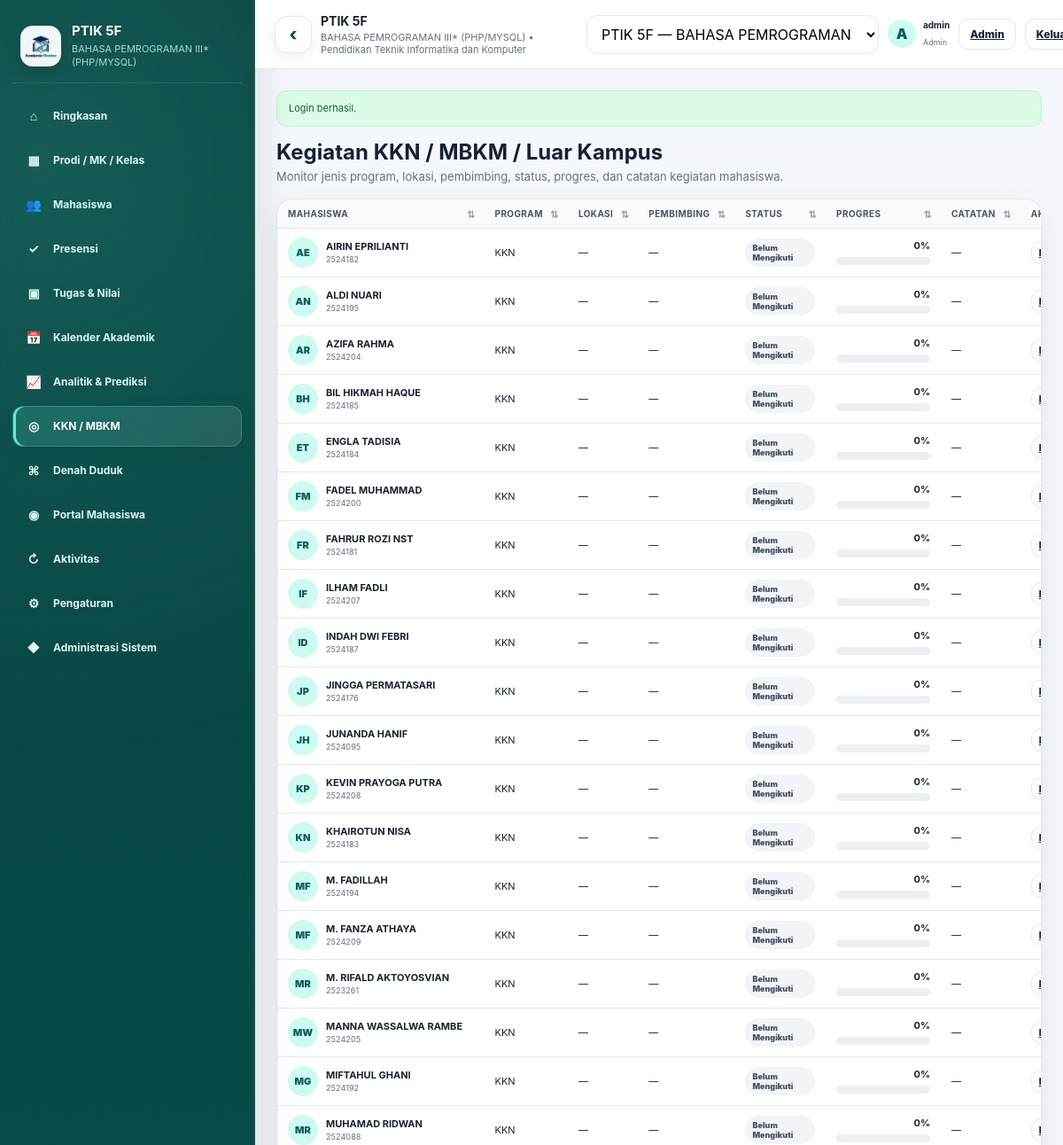
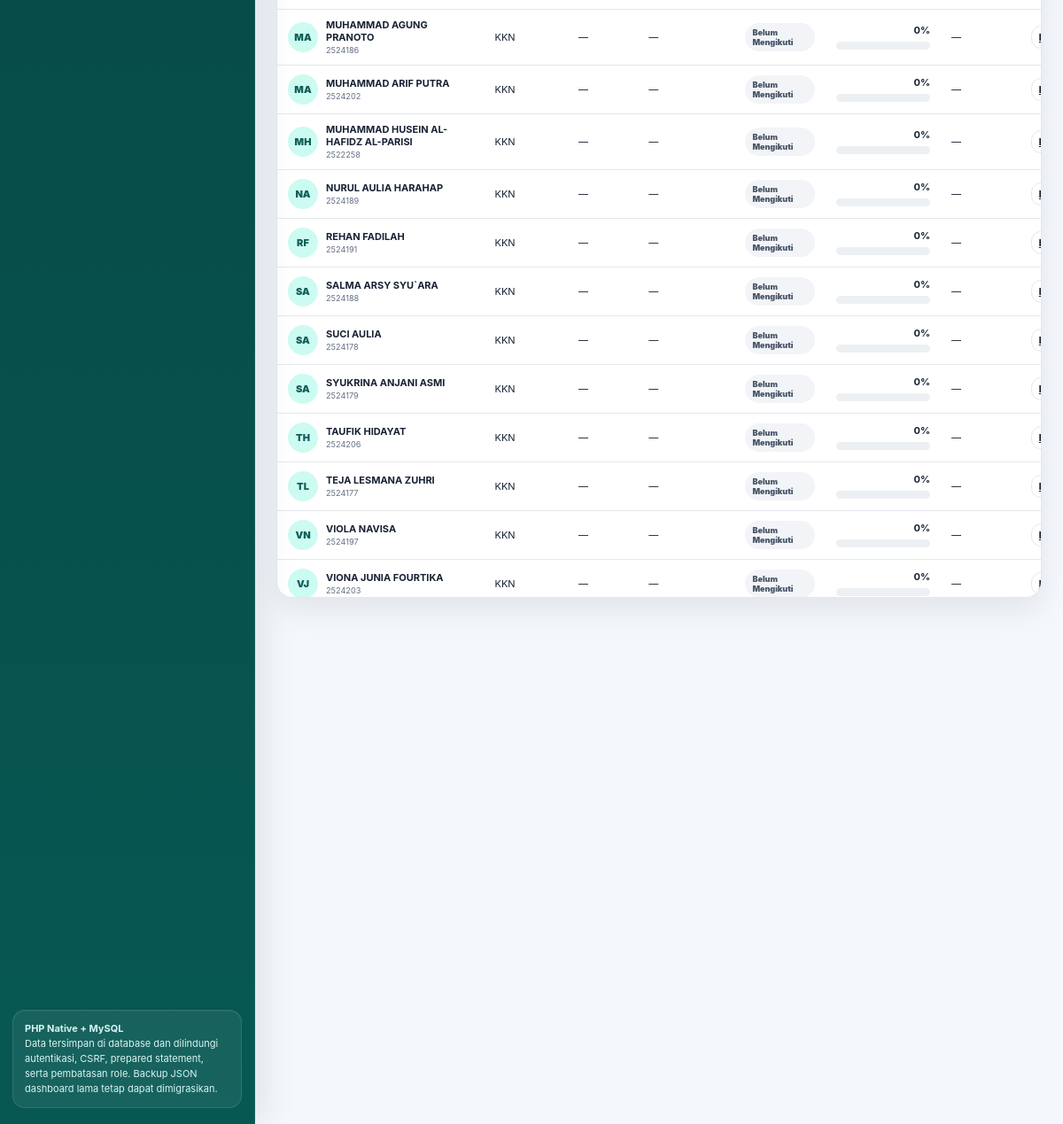
Screenshot of /dashboard.php?page=special&class_id=3 (signed in) with the database file from the repository (2 pictures, top to bottom).
### tables this page shows
CREATE TABLE `classes` (
  `id` bigint(20) UNSIGNED NOT NULL,
  `program_id` bigint(20) UNSIGNED NOT NULL,
  `course_id` bigint(20) UNSIGNED NOT NULL,
  `name` varchar(100) NOT NULL,
  `semester` varchar(30) NOT NULL DEFAULT '',
  `academic_year` varchar(30) NOT NULL DEFAULT '',
  `target` smallint(5) UNSIGNED NOT NULL DEFAULT 30,
  `meetings` tinyint(3) UNSIGNED NOT NULL DEFAULT 16,
  `lecturer` varchar(200) NOT NULL DEFAULT '',
  `pass_threshold` decimal(5,2) NOT NULL DEFAULT 60.00,
  `created_at` timestamp NOT NULL DEFAULT current_timestamp(),
  `updated_at` timestamp NOT NULL DEFAULT current_timestamp() ON UPDATE current_timestamp()
);

CREATE TABLE `courses` (
  `id` bigint(20) UNSIGNED NOT NULL,
  `program_id` bigint(20) UNSIGNED NOT NULL,
  `code` varchar(50) NOT NULL DEFAULT '',
  `name` varchar(200) NOT NULL,
  `credits` tinyint(3) UNSIGNED NOT NULL DEFAULT 0,
  `created_at` timestamp NOT NULL DEFAULT current_timestamp(),
  `updated_at` timestamp NOT NULL DEFAULT current_timestamp() ON UPDATE current_timestamp()
);

CREATE TABLE `programs` (
  `id` bigint(20) UNSIGNED NOT NULL,
  `code` varchar(50) NOT NULL DEFAULT '',
  `name` varchar(200) NOT NULL,
  `faculty` varchar(200) NOT NULL DEFAULT '',
  `created_at` timestamp NOT NULL DEFAULT current_timestamp(),
  `updated_at` timestamp NOT NULL DEFAULT current_timestamp() ON UPDATE current_timestamp()
);

CREATE TABLE `users` (
  `id` bigint(20) UNSIGNED NOT NULL,
  `student_id` bigint(20) UNSIGNED DEFAULT NULL,
  `username` varchar(100) NOT NULL,
  `email` varchar(190) NOT NULL DEFAULT '',
  `password_hash` varchar(255) NOT NULL,
  `role` enum('admin','dosen','mahasiswa') NOT NULL DEFAULT 'dosen',
  `is_active` tinyint(1) NOT NULL DEFAULT 1,
  `last_login_at` datetime DEFAULT NULL,
  `created_at` timestamp NOT NULL DEFAULT current_timestamp(),
  `updated_at` timestamp NOT NULL DEFAULT current_timestamp() ON UPDATE current_timestamp()
);

CREATE TABLE `class_enrollments` (
  `id` bigint(20) UNSIGNED NOT NULL,
  `class_id` bigint(20) UNSIGNED NOT NULL,
  `student_id` bigint(20) UNSIGNED NOT NULL,
  `registration_status` enum('Aktif','Cuti','Nonaktif','Lulus') NOT NULL DEFAULT 'Aktif',
  `payment_status` enum('Lunas','Belum Lunas','Cicilan') NOT NULL DEFAULT 'Lunas',
  `gpa` decimal(3,2) DEFAULT NULL,
  `target_gpa` decimal(3,2) DEFAULT NULL,
  `pc` varchar(20) DEFAULT NULL,
  `github_url` varchar(500) DEFAULT NULL,
  `colab_url` varchar(500) DEFAULT NULL,
  `drive_url` varchar(500) DEFAULT NULL,
  `note` text DEFAULT NULL,
  `created_at` timestamp NOT NULL DEFAULT current_timestamp(),
  `updated_at` timestamp NOT NULL DEFAULT current_timestamp() ON UPDATE current_timestamp()
);

CREATE TABLE `students` (
  `id` bigint(20) UNSIGNED NOT NULL,
  `nim` varchar(50) NOT NULL,
  `name` varchar(200) NOT NULL DEFAULT '',
  `email` varchar(190) NOT NULL DEFAULT '',
  `phone` varchar(50) NOT NULL DEFAULT '',
  `portal_pin_hash` varchar(255) DEFAULT NULL,
  `created_at` timestamp NOT NULL DEFAULT current_timestamp(),
  `updated_at` timestamp NOT NULL DEFAULT current_timestamp() ON UPDATE current_timestamp()
);

CREATE TABLE `special_activities` (
  `id` bigint(20) UNSIGNED NOT NULL,
  `enrollment_id` bigint(20) UNSIGNED NOT NULL,
  `type` varchar(100) NOT NULL DEFAULT 'KKN',
  `status` varchar(100) NOT NULL DEFAULT 'Belum Mengikuti',
  `location` varchar(250) NOT NULL DEFAULT '',
  `supervisor` varchar(200) NOT NULL DEFAULT '',
  `progress` tinyint(3) UNSIGNED NOT NULL DEFAULT 0,
  `note` text DEFAULT NULL,
  `created_at` timestamp NOT NULL DEFAULT current_timestamp(),
  `updated_at` timestamp NOT NULL DEFAULT current_timestamp() ON UPDATE current_timestamp()
);

### views/pages/special.php (the view, shortened to what the rows shown need)
<?php
$specialByEnrollment = [];
foreach ($specialActivities as $activity) {
    $specialByEnrollment[(int) $activity['enrollment_id']] = $activity;
}
?>
<section class="page active">
    <div class="card table-card">
        <div class="table-wrap">
            <table>
                <thead>
                <tr>
                    <th>Mahasiswa</th>
                    <th>Program</th>
                    <th>Lokasi</th>
                    <th>Pembimbing</th>
                    <th>Status</th>
                    <th>Progres</th>
                    <th>Catatan</th>
                    <th>Aksi</th>
                </tr>
                </thead>
                <tbody>
                <?php foreach ($students as $student): ?>
                    <?php
                    $special = $specialByEnrollment[(int) $student['enrollment_id']] ?? [
                        'type' => 'KKN',
                        'status' => 'Belum Mengikuti',
                        'location' => '',
                        'supervisor' => '',
                        'progress' => 0,
                        'note' => '',
                    ];
                    ?>
                    <tr>
                        <td>
                            <div class="student">
                                <div class="avatar">
                                    <?= e(initials((string) $student['name'], (string) $student['nim'])) ?>
                                </div>
                                <div>
                                    <strong><?= e(display_name($student)) ?></strong>
                                    <small><?= e($student['nim']) ?></small>
                                </div>
                            </div>
                        </td>
                        <td><?= e($special['type']) ?></td>
                        <td><?= e($special['location'] ?: '—') ?></td>
                        <td><?= e($special['supervisor'] ?: '—') ?></td>
                        <td>
                            <span class="badge <?= $special['status'] === 'Selesai' ? 'ok' : ($special['status'] === 'Berjalan' ? 'info' : 'neutral') ?>">
                                <?= e($special['status']) ?>
                            </span>
                        </td>
                        <td style="min-width:130px">
                            <div class="progress-row" style="margin:0">
                                <div class="progress-head">
                                    <strong><?= (int) $special['progress'] ?>%</strong>
                                </div>
                                <div class="bar">
                                </div>
                            </div>
                        </td>
                        <td><?= e($special['note'] ?: '—') ?></td>
                        <td>
                            <a
                                class="btn small"
                                href="<?= e(app_url('dashboard.php?page=special&class_id=' . $classId . '&edit_special=' . (int) $student['enrollment_id'] . '#special-form')) ?>"
                            >Edit</a>
                        </td>
                    </tr>
                <?php endforeach; ?>
                </tbody>
            </table>
        </div>
    </div>
</section>

### views/partials/layout_start.php (shortened to what the rows shown need)
<!DOCTYPE html>
<html lang="id">
<head>
    <link rel="stylesheet" href="<?= e(app_url('assets/css/app.css')) ?>">
</head>
<body>
<div class="app" id="appShell">
    <?php require APP_ROOT . '/views/partials/sidebar.php'; ?>
    <main class="main">
        <header class="topbar">
            <div class="context">
                <strong><?= e($classContext['name'] ?? 'Kelas') ?></strong>
                <small>
                    <?= e($classContext['course_name'] ?? 'Mata Kuliah') ?>
                    •
                    <?= e($classContext['program_name'] ?? 'Prodi') ?>
                </small>
            </div>
            <div class="top-user">
                <div class="avatar"><?= e(initials((string) ($user['username'] ?? ''), (string) ($user['id'] ?? ''))) ?></div>
                <div class="top-user-meta">
                    <strong><?= e($user['username'] ?? '') ?></strong>
                    <small><?= e(ucfirst((string) ($user['role'] ?? ''))) ?></small>
                </div>
            </div>
        </header>
        <div class="content">

### views/partials/sidebar.php (shortened to what the rows shown need)
<aside class="sidebar" id="sidebar" aria-label="Navigasi utama">
    <div class="brand">
        <div class="brand-copy">
            <h1><?= e($classContext['name'] ?? 'Academic Monitor') ?></h1>
            <p><?= e($classContext['course_name'] ?? 'Multi kelas • multi mata kuliah') ?></p>
        </div>
    </div>
</aside>

### rows the page displays
classes: name "PTIK 5F", course.name "BAHASA PEMROGRAMAN III* (PHP/MYSQL)", program.name "Pendidikan Teknik Informatika dan Komputer"
users: username+id "A", username "admin", role "Admin"
class_enrollments: student.nim "AE", student.name "AIRIN EPRILIANTI", student.nim "2524182", id.type "KKN", id.location "—", id.supervisor "—", id.status "Belum Mengikuti", id.progress "0", id.note "—"
class_enrollments: student.nim "AN", student.name "ALDI NUARI", student.nim "2524195", id.type "KKN", id.location "—", id.supervisor "—", id.status "Belum Mengikuti", id.progress "0", id.note "—"
class_enrollments: student.nim "AR", student.name "AZIFA RAHMA", student.nim "2524204", id.type "KKN", id.location "—", id.supervisor "—", id.status "Belum Mengikuti", id.progress "0", id.note "—"
class_enrollments: student.nim "BH", student.name "BIL HIKMAH HAQUE", student.nim "2524185", id.type "KKN", id.location "—", id.supervisor "—", id.status "Belum Mengikuti", id.progress "0", id.note "—"
class_enrollments: student.nim "ET", student.name "ENGLA TADISIA", student.nim "2524184", id.type "KKN", id.location "—", id.supervisor "—", id.status "Belum Mengikuti", id.progress "0", id.note "—"
class_enrollments: student.nim "FM", student.name "FADEL MUHAMMAD", student.nim "2524200", id.type "KKN", id.location "—", id.supervisor "—", id.status "Belum Mengikuti", id.progress "0", id.note "—"
class_enrollments: student.nim "FR", student.name "FAHRUR ROZI NST", student.nim "2524181", id.type "KKN", id.location "—", id.supervisor "—", id.status "Belum Mengikuti", id.progress "0", id.note "—"
class_enrollments: student.nim "IF", student.name "ILHAM FADLI", student.nim "2524207", id.type "KKN", id.location "—", id.supervisor "—", id.status "Belum Mengikuti", id.progress "0", id.note "—"
class_enrollments: student.nim "ID", student.name "INDAH DWI FEBRI", student.nim "2524187", id.type "KKN", id.location "—", id.supervisor "—", id.status "Belum Mengikuti", id.progress "0", id.note "—"
class_enrollments: student.nim "JP", student.name "JINGGA PERMATASARI", student.nim "2524176", id.type "KKN", id.location "—", id.supervisor "—", id.status "Belum Mengikuti", id.progress "0", id.note "—"
class_enrollments: student.nim "JH", student.name "JUNANDA HANIF", student.nim "2524095", id.type "KKN", id.location "—", id.supervisor "—", id.status "Belum Mengikuti", id.progress "0", id.note "—"
class_enrollments: student.nim "KP", student.name "KEVIN PRAYOGA PUTRA", student.nim "2524208", id.type "KKN", id.location "—", id.supervisor "—", id.status "Belum Mengikuti", id.progress "0", id.note "—"
class_enrollments: student.nim "KN", student.name "KHAIROTUN NISA", student.nim "2524183", id.type "KKN", id.location "—", id.supervisor "—", id.status "Belum Mengikuti", id.progress "0", id.note "—"
class_enrollments: student.nim "MF", student.name "M. FADILLAH", student.nim "2524194", id.type "KKN", id.location "—", id.supervisor "—", id.status "Belum Mengikuti", id.progress "0", id.note "—"
class_enrollments: student.nim "MF", student.name "M. FANZA ATHAYA", student.nim "2524209", id.type "KKN", id.location "—", id.supervisor "—", id.status "Belum Mengikuti", id.progress "0", id.note "—"
class_enrollments: student.nim "MR", student.name "M. RIFALD AKTOYOSVIAN", student.nim "2523261", id.type "KKN", id.location "—", id.supervisor "—", id.status "Belum Mengikuti", id.progress "0", id.note "—"
class_enrollments: student.nim "MW", student.name "MANNA WASSALWA RAMBE", student.nim "2524205", id.type "KKN", id.location "—", id.supervisor "—", id.status "Belum Mengikuti", id.progress "0", id.note "—"
class_enrollments: student.nim "MG", student.name "MIFTAHUL GHANI", student.nim "2524192", id.type "KKN", id.location "—", id.supervisor "—", id.status "Belum Mengikuti", id.progress "0", id.note "—"
class_enrollments: student.nim "MR", student.name "MUHAMAD RIDWAN", student.nim "2524088", id.type "KKN", id.location "—", id.supervisor "—", id.status "Belum Mengikuti", id.progress "0", id.note "—"
class_enrollments: student.nim "MA", student.name "MUHAMMAD AGUNG PRANOTO", student.nim "2524186", id.type "KKN", id.location "—", id.supervisor "—", id.status "Belum Mengikuti", id.progress "0", id.note "—"
class_enrollments: student.nim "MA", student.name "MUHAMMAD ARIF PUTRA", student.nim "2524202", id.type "KKN", id.location "—", id.supervisor "—", id.status "Belum Mengikuti", id.progress "0", id.note "—"
class_enrollments: student.nim "MH", student.name "MUHAMMAD HUSEIN AL-HAFIDZ AL-PARISI", student.nim "2522258", id.type "KKN", id.location "—", id.supervisor "—", id.status "Belum Mengikuti", id.progress "0", id.note "—"
class_enrollments: student.nim "NA", student.name "NURUL AULIA HARAHAP", student.nim "2524189", id.type "KKN", id.location "—", id.supervisor "—", id.status "Belum Mengikuti", id.progress "0", id.note "—"
class_enrollments: student.nim "RF", student.name "REHAN FADILAH", student.nim "2524191", id.type "KKN", id.location "—", id.supervisor "—", id.status "Belum Mengikuti", id.progress "0", id.note "—"
class_enrollments: student.nim "SA", student.name "SALMA ARSY SYU`ARA", student.nim "2524188", id.type "KKN", id.location "—", id.supervisor "—", id.status "Belum Mengikuti", id.progress "0", id.note "—"
class_enrollments: student.nim "SA", student.name "SUCI AULIA", student.nim "2524178", id.type "KKN", id.location "—", id.supervisor "—", id.status "Belum Mengikuti", id.progress "0", id.note "—"
class_enrollments: student.nim "SA", student.name "SYUKRINA ANJANI ASMI", student.nim "2524179", id.type "KKN", id.location "—", id.supervisor "—", id.status "Belum Mengikuti", id.progress "0", id.note "—"
class_enrollments: student.nim "TH", student.name "TAUFIK HIDAYAT", student.nim "2524206", id.type "KKN", id.location "—", id.supervisor "—", id.status "Belum Mengikuti", id.progress "0", id.note "—"
class_enrollments: student.nim "TL", student.name "TEJA LESMANA ZUHRI", student.nim "2524177", id.type "KKN", id.location "—", id.supervisor "—", id.status "Belum Mengikuti", id.progress "0", id.note "—"
class_enrollments: student.nim "VN", student.name "VIOLA NAVISA", student.nim "2524197", id.type "KKN", id.location "—", id.supervisor "—", id.status "Belum Mengikuti", id.progress "0", id.note "—"
class_enrollments: student.nim "VJ", student.name "VIONA JUNIA FOURTIKA", student.nim "2524203", id.type "KKN", id.location "—", id.supervisor "—", id.status "Belum Mengikuti", id.progress "0", id.note "—"

### other values shown
$icon "⌂"
$label "Ringkasan"
$icon "▦"
$label "Prodi / MK / Kelas"
$icon "👥"
$label "Mahasiswa"
$icon "✓"
$label "Presensi"
$icon "▣"
$label "Tugas & Nilai"
$icon "📅"
$label "Kalender Akademik"
$icon "📈"
$label "Analitik & Prediksi"
$icon "◎"
